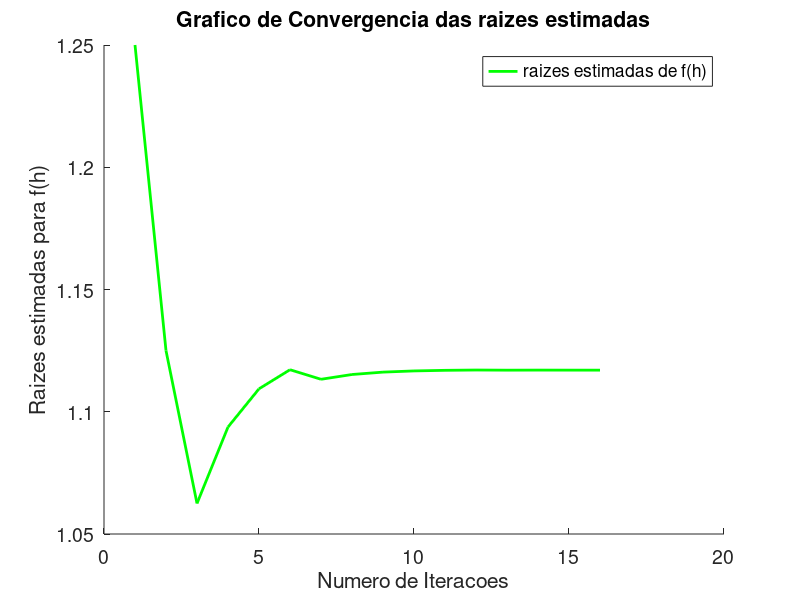
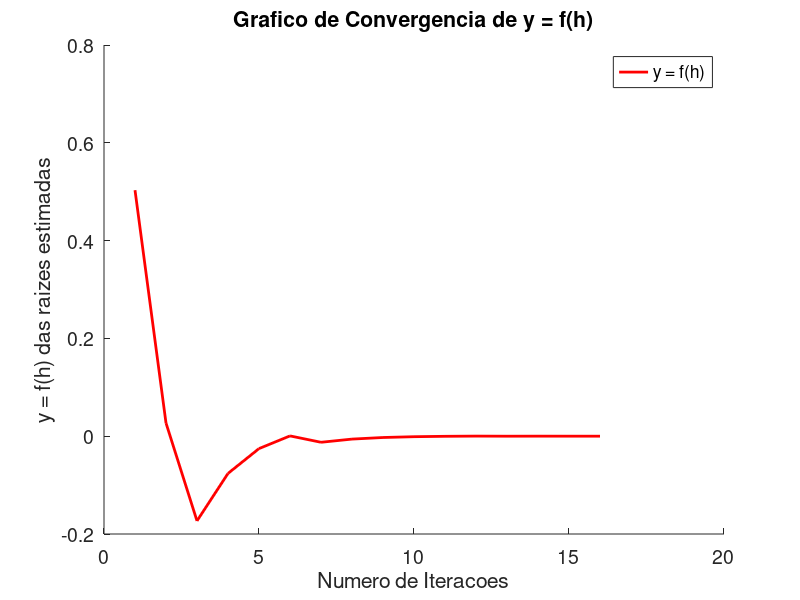
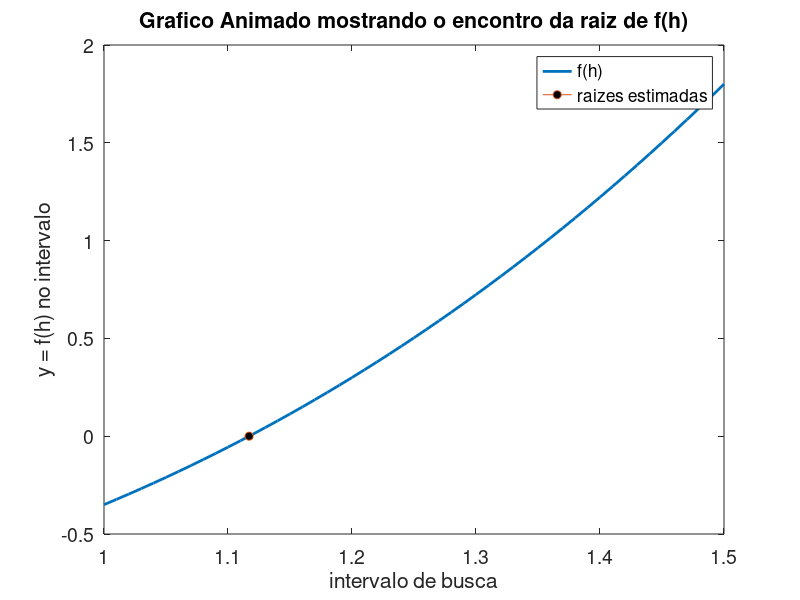

Source code (MATLAB) for these figures, in order:
function ex_revisao()

  % h -> profundidade de submersao
  % f(h) = h^3 -0.2h^2 + 0.05h - 1.2 = 0
  % intervalo 1.0, 1.5
  % tolerancia 10^-5 e maximo de interacoes 1000
  %metodo Bissecao
  clc;
  hri = inf;
  tol = 1e-5;
  maxItr = 1000;
  hli = 1.0;
  hls = 1.5;
  todosHR = zeros(1,maxItr);
  todosY = zeros(1,maxItr);

  [raizEstimada,todosHR,todosY] = metodoBissecao(hri,hli,hls,tol,maxItr);
  plotaGraficoAnimado(todosHR,todosY,hli,hls);
  plotaGraficoX(todosHR);
  plotaGraficoY(todosY);



endfunction

function y = f(h)

  y = h.^3 -0.2 .*h.^2 + 0.05 .*h - 1.2;

endfunction
function [raizEstimada,todosHR,todosY] = metodoBissecao(hri,hli,hls,tol,maxItr)

  for i = 1:maxItr

    raizEstimada = (hli+hls)/2;
    %raizEstimada = hls - (f(hls)*(hli-hls))/(f(hli)-f(hls));
    todosHR(i) = raizEstimada;
    todosY(i) = f(raizEstimada);
    printf("Raiz estimada: %0.6f na interacao: %d \n",raizEstimada,i);

    if f(hli)*f(raizEstimada) < 0
      hls = raizEstimada;
    elseif f(hli)*f(raizEstimada) > 0
      hli = raizEstimada;
    endif

    if abs(hri-raizEstimada) <= tol
      break;
    endif
    hri = raizEstimada;
  endfor
   todosHR = todosHR(1:i)
   todosY = todosY(1:i);

endfunction

function plotaGraficoX(todosHR);

  figure(1);
  hold on;
  plot(todosHR,'linewidth',2,'color',[0 1 0]);
  set(gca,'fontsize',14);
  xlabel("Numero de Iteracoes");
  ylabel("Raizes estimadas para f(h)");
  title("Grafico de Convergencia das raizes estimadas");
  legend("raizes estimadas de f(h)");

endfunction

function plotaGraficoY(todosY)

  figure(2);
  hold on;
  plot(todosY,'linewidth',2,'color',[1 0 0]);
  xlabel("Numero de Iteracoes");
  ylabel("y = f(h) das raizes estimadas");
  title("Grafico de Convergencia de y = f(h)");
  legend("y = f(h)");
  set(gca,'fontsize',14);

endfunction

function plotaGraficoAnimado(todosHR,todosY,hli,hls)

  intervaloX = hli:0.01:hls;
  figure(3);
  for i = 1:length(todosHR)
    clf;
    g1 = plot(intervaloX,f(intervaloX),'linewidth',2);
    xlabel("intervalo de busca");
    ylabel("y = f(h) no intervalo");
    hold on;
    g2 = plot(todosHR(i),todosY(i),'marker','o','markersize',6,'markerfacecolor',[0 0 0]);
    set(gca,'fontsize',14);
    legend([g1,g2],"f(h)","raizes estimadas");
    title("Grafico Animado mostrando o encontro da raiz de f(h)");
    pause(0.4);

  endfor
endfunction



















